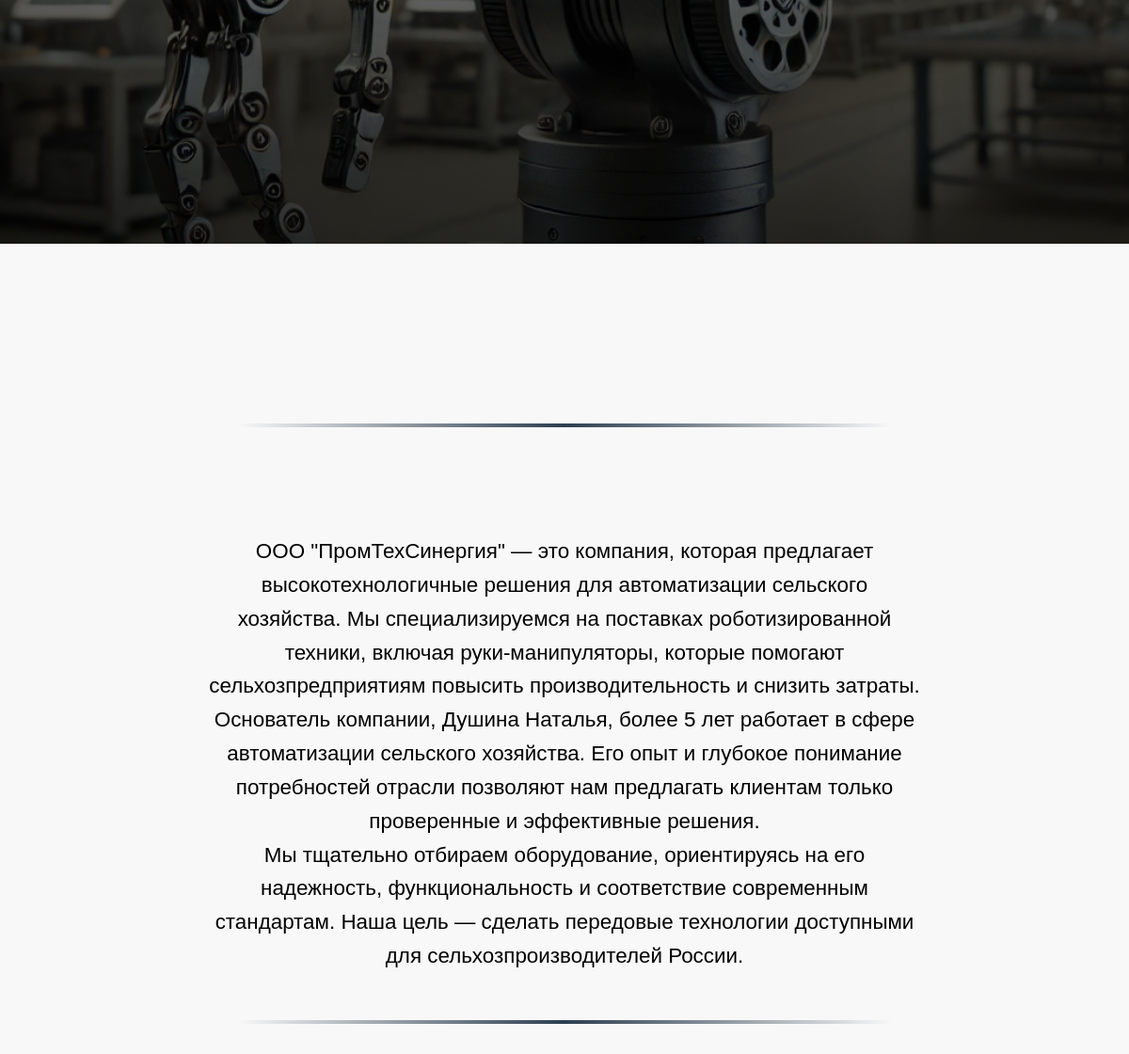
The app's page / (middle part), older data.
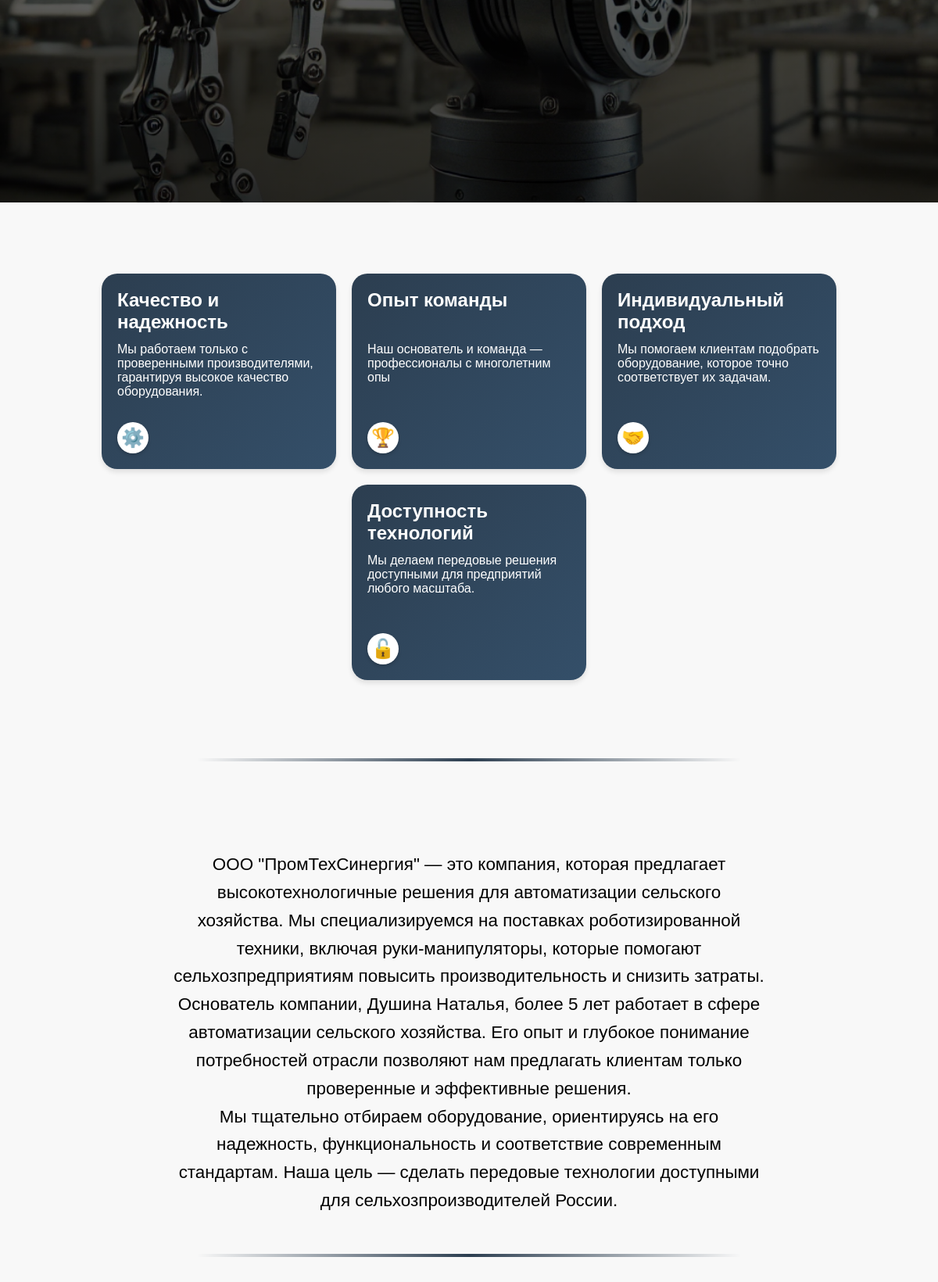
The same page, newer data.
### main/models.py (models this page shows, shortened)
class Advantage(models.Model):
    title = models.CharField(max_length=255, verbose_name="Заголовок")
    text = models.CharField(max_length=2047, verbose_name='Текст')
    emoji = models.CharField(max_length=8, verbose_name='Эмоджи')

### main/views.py (the view)
# urls.py: path('', views.index, name='index'),
def index(request):
    advantages = Advantage.objects.all()
    return render(request, 'index.html', context={
        'advantages': advantages
    })

### main/templates/index.html (shortened to what this page needs)
<!DOCTYPE html>
<html lang="en">
<head>
    {% load static %}
    <link rel="stylesheet" href="{% static 'main/css/index.css' %}">
</head>
<body>
    {% include 'components/navbar.html' %}
     <div class="hero">
    </div>
<div class="advantages-title">
</div>
<div class="advantages-container">
    {% for advantage in advantages %}
    {% include 'components/advantage.html' %}
    {% endfor %}
</div>
{% include 'components/about_us.html' %}
{% include 'components/video_example.html' %}
</body>
</html>

### main/templates/components/navbar.html (shortened to what this page needs)
{% load static %}
<link rel="stylesheet" href="{% static 'main/css/navbar.css' %}">

### main/templates/components/advantage.html (shortened to what this page needs)
{% load static %}
<link rel="stylesheet" href="{% static 'main/css/advantage.css' %}">
<div class="card">
    <div>
      <h2 class="card-title">{{ advantage.title }}</h2>
      <p class="card-date">{{ advantage.text }}</p>
    </div>
    <div class="card-footer">
      <div class="sticker">{{ advantage.emoji }}</div>
    </div>
  </div>

### main/templates/components/about_us.html (shortened to what this page needs)
<section class="about-us">
    <hr class="custom-hr">
    <div class="container">
        <div class="advantages-title">
</div>
        <p>
            ООО "ПромТехСинергия" — это компания, которая предлагает высокотехнологичные решения для автоматизации сельского хозяйства.
            Мы специализируемся на поставках роботизированной техники, включая руки-манипуляторы, которые помогают сельхозпредприятиям
            повысить производительность и снизить затраты.
        </p>
        <p>
            Основатель компании, Душина Наталья, более 5 лет работает в сфере автоматизации сельского хозяйства. Его опыт и глубокое
            понимание потребностей отрасли позволяют нам предлагать клиентам только проверенные и эффективные решения.
        </p>
        <p>
            Мы тщательно отбираем оборудование, ориентируясь на его надежность, функциональность и соответствие современным стандартам.
            Наша цель — сделать передовые технологии доступными для сельхозпроизводителей России.
        </p>
    </div>
    <hr class="custom-hr">
</section>

### main/templates/components/video_example.html (shortened to what this page needs)
{% load static %}
<link rel="stylesheet" href={% static 'main/css/video_example.css' %}>

### main/static/main/css/index.css (style rules this page uses)
body { margin: 0; font-family: Arial, sans-serif; }
html { scroll-behavior: smooth; }
.hero { position: relative; width: 100%; height: 95vh; background: linear-gradient(to top, rgba(0, 0, 0, 0.8), rgba(0, 0, 0, 0.3)), url('/static/main/images/Hm.png') center/cover no-repeat; display: flex; justify-content: center; align-items: center; margin-bottom: 2vh; }
.advantages-container { display: flex; flex-wrap: wrap; justify-content: center; gap: 20px; padding: 20px; }
.advantages-title { display: flex; justify-content: center; align-items: center; text-align: center; }
.custom-hr { border: none; height: 4px; background: linear-gradient(to right, transparent, #2c3e50, transparent); border-radius: 2px; margin: 30px auto; width: 60%; }

### main/static/main/css/navbar.css (style rules this page uses)
* { margin: 0; padding: 0; box-sizing: border-box; }
body { font-family: Arial, sans-serif; background-color: #f8f8f8; overflow-x: auto; }

### main/static/main/css/advantage.css (style rules this page uses)
.card { background: linear-gradient(135deg, #2c3e50, #344f69); border-radius: 20px; box-shadow: 0 4px 6px rgba(0, 0, 0, 0.1); width: 300px; height: 250px; padding: 20px; display: flex; flex-direction: column; justify-content: space-between; position: relative; font-family: Arial, sans-serif; transition: transform 0.3s, box-shadow 0.3s; }
.card-title { font-size: 24px; font-weight: bold; color: white; margin-bottom : 10px; min-height: 58px; }
.card-date { font-size: 16px; color: white; }
.card-footer { display: flex; align-items: center; }
.sticker { width: 40px; height: 40px; display: flex; justify-content: center; align-items: center; font-size: 24px; background: #fff; border-radius: 50%; box-shadow: 0 2px 4px rgba(0, 0, 0, 0.2); color: #4a90e2; font-weight: bold; }

### main/static/main/css/video_example.css (style rules this page uses)
.container { display: flex; flex-direction: column; justify-content: center; align-items: center; text-align: center; width: 100%; margin: 0 auto; padding: 20px; }

### main/templates/components/about_us.html (style rules this page uses)
.about-us { padding: 50px 20px; text-align: center; }
.about-us .container { max-width: 800px; margin: 0 auto; }
.about-us p { font-size: 1.4rem; line-height: 1.6; }

Row changes from the older to the newer data that the page shows:
added Advantage: title "Качество и надежность", text "Мы работаем только с проверенными производителями, гарантируя высокое качество оборудования.", emoji "⚙️"
added Advantage: title "Опыт команды", text "Наш основатель и команда — профессионалы с многолетним опы", emoji "🏆"
added Advantage: title "Индивидуальный подход", text "Мы помогаем клиентам подобрать оборудование, которое точно соответствует их задачам.", emoji "🤝"
added Advantage: title "Доступность технологий", text "Мы делаем передовые решения доступными для предприятий любого масштаба.", emoji "🔓"
